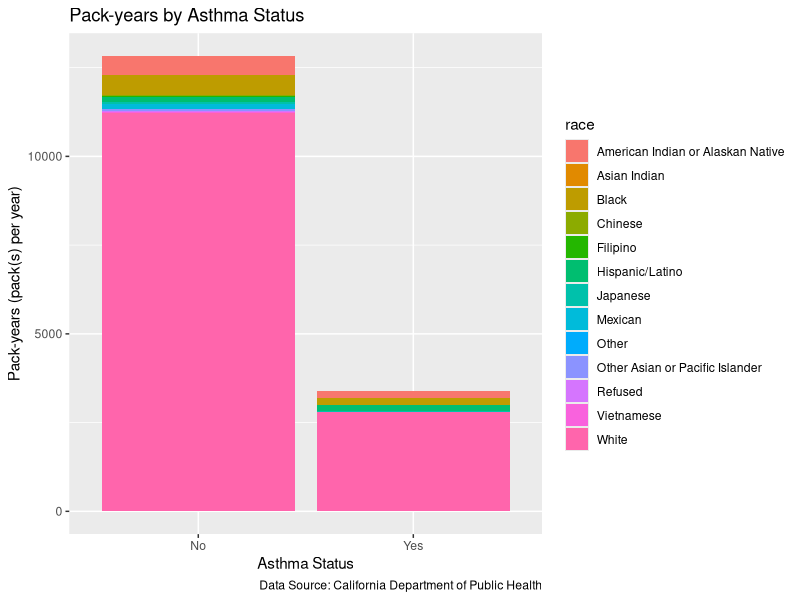
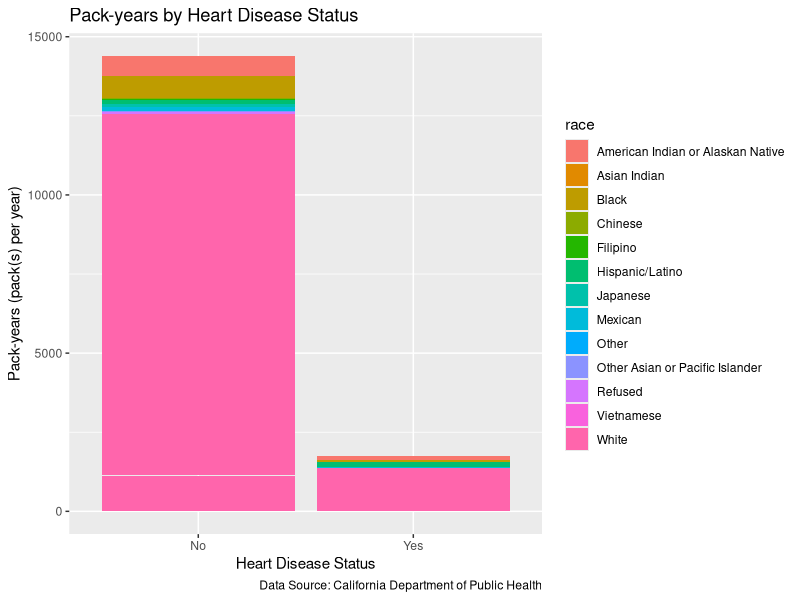
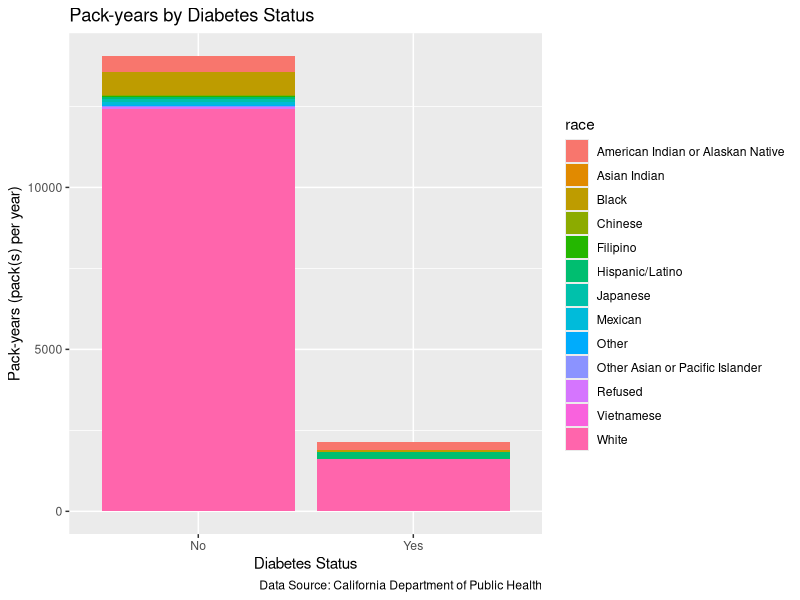
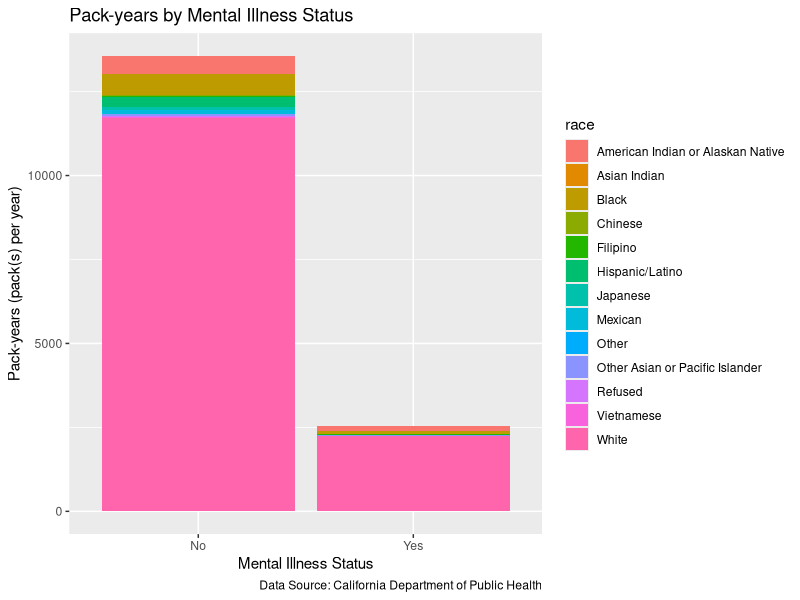

Here is the R script that generated these plots, in order:
## ---- chunk 1
library(tidyverse)

#Insert previous code with updated datasets 
race_data <-read_csv("ca_csc_outcome_race_data.csv",
            col_select = c(ID, NERVOUS, WORRYING, PROBINTR,
                           PROBDOWN, ASTHMA, HEARTDIS,
                           DIABETES, OTHMENILL, race01, race02, race03,
                           race04, race05, race06, race07, race08,
                           race09, race10, race11, race12, race13,
                           race14, race15),
            na = c("", "NA", "NA/Not Applicable", "N/A", "n/a",
                   "(DO NOT READ) NA/Not Applicable",
                   "(DO NOT READ) Refused",
                   "(DO NOT READ) Don't know"))

smoker_data <- read_csv("ca_csc_smoker_data.csv",
            col_select = c(psraid, smokstat, WHEREBUY, BUYCALIF,
                           HOWMANY, SMOK6NUM, SMOK6UNI),
            na = c("", "NA", "NA/Not Applicable", "N/A", "n/a",
                   "(DO NOT READ) NA/Not Applicable",
                   "(DO NOT READ) Refused",
                   "(DO NOT READ) Don't know"))

#Changed casing for variables from capitals to lowercase in both dataframes
#of race_data and smoker_data
names(race_data) <- tolower(names(race_data))
names(smoker_data) <- tolower(names(smoker_data))

#Re-coded "100 or more cigarettes" to "100" for future pack-year calculations
#once the variable `howmany` is converted from character to numeric data type
smoker_data$howmany <- recode(smoker_data$howmany,
                              "100 or more cigarettes" = "100")

#Changed the data type of `howmany` from character to numeric in order to
#perform calculations for pack-years later
smoker_data$howmany <- as.numeric(smoker_data$howmany)

#Re-coded "In military commissaries, or" to "In military commissaries", as well
#as "Somewhere else (SPECIFY)?" to "Somewhere else" to make
#response option more understandable when displayed for the variable `wherebuy`.
smoker_data$wherebuy <- recode(smoker_data$wherebuy,
                  "In military commissaries, or" = "In military commissaries",
                  "Somewhere else (SPECIFY)?" = "Somewhere else")

#Filtered the value of "Years" from the variable `smok6uni` so that "Years"
#would be the only unique value assigned to `smok6uni`. This is because we only
#need the time unit of "Years" for calculating "pack-years" later to describe
#tobacco consumption. This filtered subset was assigned to a new data frame
#called smoker_data_2.
smoker_data_2 <- smoker_data %>% filter(smok6uni == "Years")



#Created new variable `race` to combine variables race01:race15 into one column. 
race_data_2 <- race_data %>%
  mutate(race = case_when(race01 == "Yes" ~ "White",
        race02 == "Yes" ~ "Black",
        race03 == "Yes" ~ "Japanese",
        race04 == "Yes" ~ "Chinese",
        race05 == "Yes" ~ "Filipino",
        race06 == "Yes" ~ "Korean",
        race07 == "Yes" ~ "Other Asian or Pacific Islander",
        race08 == "Yes" ~ "American Indian or Alaskan Native",
        race09 == "Yes" ~ "Mexican",
        race10 == "Yes" ~ "Hispanic/Latino",
        race11 == "Yes" ~ "Other",
        race12 == "Yes" ~ "Vietnamese",
        race13 == "Yes" ~ "Asian Indian",
        race14 == "Yes" ~ "Refused",
        race15 == "Yes" ~ "Don't know")) %>%
  select(-(race01:race15))

#Created new variable "packs_per_day" for future calculations for pack-years
smoker_data_3 <- smoker_data_2 %>% mutate(packs_per_day = howmany/20)


smoker_data_3_no_na <- smoker_data_3 %>%
  drop_na(wherebuy)

## ---- chunk 2

#We calculated pack-years, which is given by the formula of
#pack-years = # of packs of cigarettes smoked per day * years a person has smoked.
#This calculation led to the creation of a new variable called `pack_years`.
#We assigned this change in the smoker_data_3_no_na data frame to a new data
#frame called smoker_data_4, which includes the new variable `pack_years`.

smoker_data_4 <- smoker_data_3_no_na %>%
  mutate(pack_years = packs_per_day*smok6num)

#Afterwards, we viewed our new data frame with the new variable `pack_years`.
smoker_data_4

## ---- chunk 3

#In order to join our two data sets together, we first had to remove the strings
#of 'DIS' and 'STAT' from the `id` column of race_data_2 by using gsub().
#We overwrote these changes in the race_data_2 data frame and viewed these new
#changes to make sure the `id` variable only contains numbers and no
#characters.

race_data_2$id <- gsub('[DISSTAT]', '', race_data_2$id)
race_data_2

#Next, looking at the smoker_data_4 data frame, we see that the `psraid`
#variable contains each study participant's unique ID number, but the variable
#is a numeric data type. On the other hand, `id` from the race_data_2
#data frame is a character data type. We needed to convert `psraid` then from
#character to numeric data type because 1) `psraid` is an identifier rather than
#a numeric value to mathematically manipulate even if it does contain numbers
#and 2) in order to perform a join, the two variables must be the same data
#type.

smoker_data_4$psraid <- as.character(smoker_data_4$psraid)

#Afterward, we performed an inner join between race_data_2 and
#smoker_data_4 by each study participant's unique ID number, which is
#represented by `id` in race_data_2 and `psraid` in smoker_data_4. We
#chose to do an inner join because we wanted to select participants that
#exist in each of our two data sets for our final data frame.
#We assigned this join to a new data frame called joined_smoking_df.

joined_smoking_df <- inner_join(x = race_data_2, y = smoker_data_4,
                                by=c("id" = "psraid"))

#Then, we viewed the new data frame we created
joined_smoking_df

## ---- chunk 4

joined_smoking_df %>%
  drop_na(c(asthma, pack_years)) %>%
  ggplot(aes(x = asthma, pack_years)) +
  geom_bar(aes(fill=race), stat="identity") +
  labs(x = "Asthma Status", y = "Pack-years (pack(s) per year)",
       title = "Pack-years by Asthma Status",
       caption = "Data Source: California Department of Public Health")

joined_smoking_df %>%
  drop_na(c(heartdis, pack_years)) %>%
  ggplot(aes(x = heartdis, pack_years)) +
  geom_bar(aes(fill=race), stat="identity") +
  labs(x = "Heart Disease Status", y = "Pack-years (pack(s) per year)",
       title = "Pack-years by Heart Disease Status",
       caption = "Data Source: California Department of Public Health")

joined_smoking_df %>%
  drop_na(c(diabetes, pack_years)) %>%
  ggplot(aes(x = diabetes, pack_years)) +
  geom_bar(aes(fill=race), stat="identity") +
  labs(x = "Diabetes Status", y = "Pack-years (pack(s) per year)",
       title = "Pack-years by Diabetes Status",
       caption = "Data Source: California Department of Public Health")

joined_smoking_df %>%
  drop_na(c(othmenill, pack_years)) %>%
  ggplot(aes(x = othmenill, pack_years)) +
  geom_bar(aes(fill=race), stat="identity") +
  labs(x = "Mental Illness Status", y = "Pack-years (pack(s) per year)",
       title = "Pack-years by Mental Illness Status",
       caption = "Data Source: California Department of Public Health")

